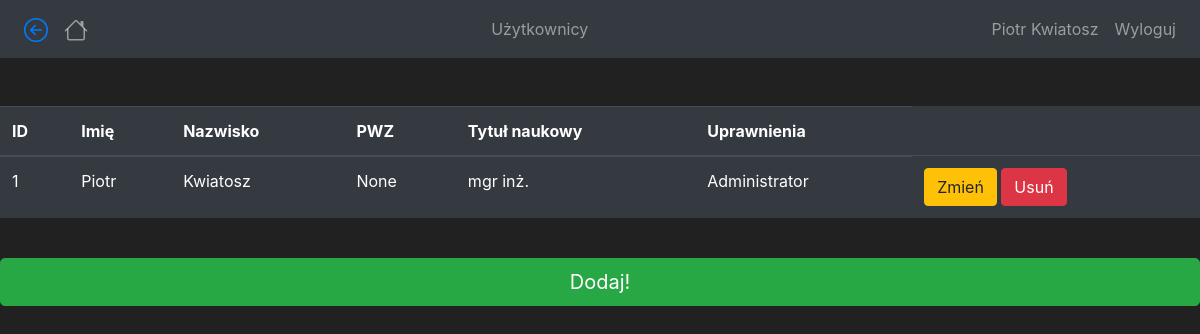
Screenshot of /slowniki_uzytkownicy (signed in) with the database file from the repository.
### iszlc/models.py (models this page shows, shortened)
class Uzytkownicy(db.Model, UserMixin):
    id_uzytkownik = db.Column(db.Integer(), primary_key=True)
    nazwisko = db.Column(db.String(length=60), nullable=True, unique=False)
    imie = db.Column(db.String(length=30), nullable=True, unique=False)
    pwz = db.Column(db.Integer(), nullable=True, unique=False)
    tytul_naukowy = db.Column(db.String(), nullable=True, unique=False)
    uprawnienia = db.Column(db.String(), nullable=True, unique=False)
    password_hash = db.Column(db.String(length=30), nullable=False)
    @property
    def password(self):
        return self.password

### iszlc/routes.py (the view)
@app.route('/slowniki_uzytkownicy')
def slowniki_uzytkownicy_page():
    uzytkownik = Uzytkownicy.query.all()
    return render_template('slowniki/uzytkownicy.html', Uzytkownicy=uzytkownik)

### iszlc/models.py (called while the page is built)
@login_manager.user_loader
def load_user(id_uzytkownik):
    return Uzytkownicy.query.get(int(id_uzytkownik))

### iszlc/routes.py (called while the page is built)
@app.context_processor
def base():
	form = SearchForm()
	return dict(form=form)

### iszlc/templates/slowniki/uzytkownicy.html (shortened to what this page needs)
{% extends 'base.html' %}
{% block title %}
    Użytkownicy
{% endblock %}
{% block content %}
<center>
<br><br>
<table class="table table-hover table-dark">
    <thead>
        <tr>
            <th scope="col">ID</th>
            <th scope="col">Imię</th>
            <th scope="col">Nazwisko</th>
            <th scope="col">PWZ</th>
            <th scope="col">Tytuł naukowy</th>
            <th scope="col">Uprawnienia</th>
        </tr>
    </thead>
    {% for uzytkownik in Uzytkownicy %}
       <tr>
            <td>{{ uzytkownik.id_uzytkownik }}</td>
            <td>{{ uzytkownik.imie }}</td>
            <td>{{ uzytkownik.nazwisko }}</td>
            <td>{{ uzytkownik.pwz }}</td>
            <td>{{ uzytkownik.tytul_naukowy }}</td>
            <td>{{ uzytkownik.uprawnienia }}</td>
            <td>
                <button class="btn btn-outline btn-warning">Zmień</button>
                <a class="btn btn-outline btn-danger"
                href="#">Usuń</a>
            </td>
        </tr>
    {% endfor %}
</table>
<td>
    <br>
    <a class="btn btn-primary btn-lg btn-block btn-success"
    href="{{ url_for('dodaj_uzytkownika_page') }}">Dodaj!</a>
    </td>
</center>
{% endblock %}

### iszlc/templates/base.html (shortened to what this page needs)
<!doctype html>
<html lang="pl">
   <head>
      <link rel="stylesheet" href="https://cdn.jsdelivr.net/npm/bootstrap@4.5.3/dist/css/bootstrap.min.css">
   </head>
   <body>
    <nav class="navbar navbar-expand-md navbar-dark bg-dark">
      <div class="collapse navbar-collapse justify-content-between" id="navbarNav">
        <ul class="navbar-nav">
            <li class="nav-link" class="back">
              <a href="javascript:history.back()">
              </a>
            </li>
            <li>
              <a class="nav-link" href="{{ url_for('iszlc_page') }}">
              <span class="sr-only">(current)</span></a>
            </li>
        </ul>
        <ul class="navbar-nav">
          <li class="nav-item">
              <a class="nav-link" href="#">
                  {% block title %}
                  {% endblock %}
              </a>
          </li>
       </ul>
        {% if current_user.is_authenticated %}
        <ul class="navbar-nav">
            <li class="nav-item">
                <a class="nav-link">{{ current_user.imie }} {{ current_user.nazwisko }}</a>
            </li>
            <li class="nav-item">
                <a class="nav-link" href="{{ url_for('logout_page') }}">Wyloguj</a>
            </li>
        </ul>
        {% else %}
        <ul class="navbar-nav">
          <li class="nav-item">
              <a class="nav-link" href="{{ url_for('login_page') }}">Zaloguj</a>
        </li>
    </ul>
  {% endif %}
      </div>
    </nav>
      {% block content %}
      {% endblock %}
   </body>
</html>

### iszlc/templates/base.html (style rules this page uses)
body { background-color: #212121; color: white }

### rows the page displays
Uzytkownicy: imie "Piotr", nazwisko "Kwiatosz", id_uzytkownik "1", pwz "None", tytul_naukowy "mgr inż.", uprawnienia "Administrator"
